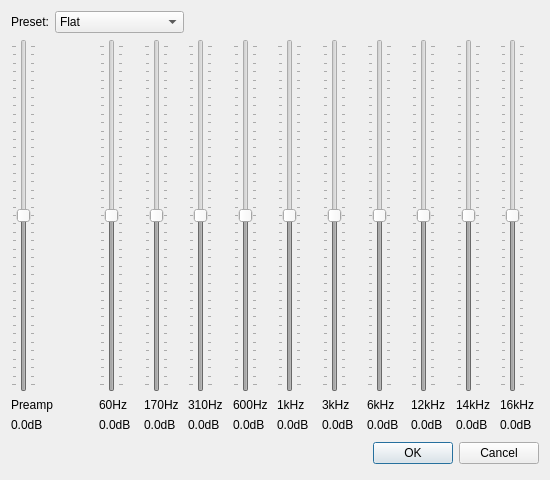
<?xml version="1.0" encoding="UTF-8"?>
<ui version="4.0">
 <class>equalizerDialog</class>
 <widget class="QDialog" name="equalizerDialog">
  <property name="geometry">
   <rect>
    <x>0</x>
    <y>0</y>
    <width>550</width>
    <height>480</height>
   </rect>
  </property>
  <property name="minimumSize">
   <size>
    <width>550</width>
    <height>320</height>
   </size>
  </property>
  <property name="maximumSize">
   <size>
    <width>550</width>
    <height>800</height>
   </size>
  </property>
  <property name="windowTitle">
   <string>Dialog</string>
  </property>
  <layout class="QGridLayout" name="gridLayout">
   <item row="0" column="0">
    <layout class="QHBoxLayout" name="horizontalLayout">
     <item>
      <widget class="QLabel" name="presetLabel">
       <property name="text">
        <string>Preset:</string>
       </property>
      </widget>
     </item>
     <item>
      <widget class="QComboBox" name="presetComboBox">
       <property name="cursor">
        <cursorShape>PointingHandCursor</cursorShape>
       </property>
       <item>
        <property name="text">
         <string>Flat</string>
        </property>
       </item>
       <item>
        <property name="text">
         <string>Classical</string>
        </property>
       </item>
       <item>
        <property name="text">
         <string>Club</string>
        </property>
       </item>
       <item>
        <property name="text">
         <string>Dance</string>
        </property>
       </item>
       <item>
        <property name="text">
         <string>Full Bass</string>
        </property>
       </item>
       <item>
        <property name="text">
         <string>Full Bass &amp; Treble</string>
        </property>
       </item>
       <item>
        <property name="text">
         <string>Full Treble</string>
        </property>
       </item>
       <item>
        <property name="text">
         <string>Headphones</string>
        </property>
       </item>
       <item>
        <property name="text">
         <string>Large Hall</string>
        </property>
       </item>
       <item>
        <property name="text">
         <string>Live</string>
        </property>
       </item>
       <item>
        <property name="text">
         <string>Party</string>
        </property>
       </item>
       <item>
        <property name="text">
         <string>Pop</string>
        </property>
       </item>
       <item>
        <property name="text">
         <string>Reggae</string>
        </property>
       </item>
       <item>
        <property name="text">
         <string>Rock</string>
        </property>
       </item>
       <item>
        <property name="text">
         <string>Ska</string>
        </property>
       </item>
       <item>
        <property name="text">
         <string>Soft</string>
        </property>
       </item>
       <item>
        <property name="text">
         <string>Soft Rock</string>
        </property>
       </item>
       <item>
        <property name="text">
         <string>Techno</string>
        </property>
       </item>
       <item>
        <property name="text">
         <string>Custom</string>
        </property>
       </item>
      </widget>
     </item>
     <item>
      <spacer name="horizontalSpacer">
       <property name="orientation">
        <enum>Qt::Orientation::Horizontal</enum>
       </property>
       <property name="sizeHint" stdset="0">
        <size>
         <width>40</width>
         <height>20</height>
        </size>
       </property>
      </spacer>
     </item>
    </layout>
   </item>
   <item row="1" column="0">
    <layout class="QHBoxLayout" name="horizontalLayout_2">
     <item>
      <layout class="QVBoxLayout" name="verticalLayout_10" stretch="0,0,0">
       <item>
        <widget class="QSlider" name="preampSlider">
         <property name="enabled">
          <bool>false</bool>
         </property>
         <property name="cursor">
          <cursorShape>PointingHandCursor</cursorShape>
         </property>
         <property name="minimum">
          <number>-200</number>
         </property>
         <property name="maximum">
          <number>200</number>
         </property>
         <property name="orientation">
          <enum>Qt::Orientation::Vertical</enum>
         </property>
         <property name="tickPosition">
          <enum>QSlider::TickPosition::TicksBothSides</enum>
         </property>
         <property name="tickInterval">
          <number>10</number>
         </property>
        </widget>
       </item>
       <item>
        <widget class="QLabel" name="preamplabel">
         <property name="text">
          <string>Preamp</string>
         </property>
        </widget>
       </item>
       <item>
        <widget class="QLabel" name="preampValueLabel">
         <property name="text">
          <string>0.0dB</string>
         </property>
        </widget>
       </item>
      </layout>
     </item>
     <item>
      <spacer name="horizontalSpacer_2">
       <property name="orientation">
        <enum>Qt::Orientation::Horizontal</enum>
       </property>
       <property name="sizeType">
        <enum>QSizePolicy::Policy::Minimum</enum>
       </property>
       <property name="sizeHint" stdset="0">
        <size>
         <width>40</width>
         <height>20</height>
        </size>
       </property>
      </spacer>
     </item>
     <item>
      <layout class="QVBoxLayout" name="verticalLayout">
       <item>
        <widget class="QSlider" name="hz60Slider">
         <property name="enabled">
          <bool>false</bool>
         </property>
         <property name="cursor">
          <cursorShape>PointingHandCursor</cursorShape>
         </property>
         <property name="minimum">
          <number>-200</number>
         </property>
         <property name="maximum">
          <number>200</number>
         </property>
         <property name="orientation">
          <enum>Qt::Orientation::Vertical</enum>
         </property>
         <property name="tickPosition">
          <enum>QSlider::TickPosition::TicksBothSides</enum>
         </property>
         <property name="tickInterval">
          <number>10</number>
         </property>
        </widget>
       </item>
       <item>
        <widget class="QLabel" name="hz60Label">
         <property name="text">
          <string>60Hz</string>
         </property>
        </widget>
       </item>
       <item>
        <widget class="QLabel" name="hz60ValueLabel">
         <property name="text">
          <string>0.0dB</string>
         </property>
        </widget>
       </item>
      </layout>
     </item>
     <item>
      <layout class="QVBoxLayout" name="verticalLayout_2">
       <item>
        <widget class="QSlider" name="hz170Slider">
         <property name="enabled">
          <bool>false</bool>
         </property>
         <property name="cursor">
          <cursorShape>PointingHandCursor</cursorShape>
         </property>
         <property name="minimum">
          <number>-200</number>
         </property>
         <property name="maximum">
          <number>200</number>
         </property>
         <property name="orientation">
          <enum>Qt::Orientation::Vertical</enum>
         </property>
         <property name="tickPosition">
          <enum>QSlider::TickPosition::TicksBothSides</enum>
         </property>
         <property name="tickInterval">
          <number>10</number>
         </property>
        </widget>
       </item>
       <item>
        <widget class="QLabel" name="hz170Label">
         <property name="text">
          <string>170Hz</string>
         </property>
        </widget>
       </item>
       <item>
        <widget class="QLabel" name="hz170ValueLabel">
         <property name="text">
          <string>0.0dB</string>
         </property>
        </widget>
       </item>
      </layout>
     </item>
     <item>
      <layout class="QVBoxLayout" name="verticalLayout_3">
       <item>
        <widget class="QSlider" name="hz310Slider">
         <property name="enabled">
          <bool>false</bool>
         </property>
         <property name="cursor">
          <cursorShape>PointingHandCursor</cursorShape>
         </property>
         <property name="minimum">
          <number>-200</number>
         </property>
         <property name="maximum">
          <number>200</number>
         </property>
         <property name="orientation">
          <enum>Qt::Orientation::Vertical</enum>
         </property>
         <property name="tickPosition">
          <enum>QSlider::TickPosition::TicksBothSides</enum>
         </property>
         <property name="tickInterval">
          <number>10</number>
         </property>
        </widget>
       </item>
       <item>
        <widget class="QLabel" name="hz310Label">
         <property name="text">
          <string>310Hz</string>
         </property>
        </widget>
       </item>
       <item>
        <widget class="QLabel" name="hz310ValueLabel">
         <property name="text">
          <string>0.0dB</string>
         </property>
        </widget>
       </item>
      </layout>
     </item>
     <item>
      <layout class="QVBoxLayout" name="verticalLayout_4">
       <item>
        <widget class="QSlider" name="hz600Slider">
         <property name="enabled">
          <bool>false</bool>
         </property>
         <property name="cursor">
          <cursorShape>PointingHandCursor</cursorShape>
         </property>
         <property name="minimum">
          <number>-200</number>
         </property>
         <property name="maximum">
          <number>200</number>
         </property>
         <property name="orientation">
          <enum>Qt::Orientation::Vertical</enum>
         </property>
         <property name="tickPosition">
          <enum>QSlider::TickPosition::TicksBothSides</enum>
         </property>
         <property name="tickInterval">
          <number>10</number>
         </property>
        </widget>
       </item>
       <item>
        <widget class="QLabel" name="hz600Label">
         <property name="text">
          <string>600Hz</string>
         </property>
        </widget>
       </item>
       <item>
        <widget class="QLabel" name="hz600ValueLabel">
         <property name="text">
          <string>0.0dB</string>
         </property>
        </widget>
       </item>
      </layout>
     </item>
     <item>
      <layout class="QVBoxLayout" name="verticalLayout_5">
       <item>
        <widget class="QSlider" name="hz1kSlider">
         <property name="enabled">
          <bool>false</bool>
         </property>
         <property name="cursor">
          <cursorShape>PointingHandCursor</cursorShape>
         </property>
         <property name="minimum">
          <number>-200</number>
         </property>
         <property name="maximum">
          <number>200</number>
         </property>
         <property name="orientation">
          <enum>Qt::Orientation::Vertical</enum>
         </property>
         <property name="tickPosition">
          <enum>QSlider::TickPosition::TicksBothSides</enum>
         </property>
         <property name="tickInterval">
          <number>10</number>
         </property>
        </widget>
       </item>
       <item>
        <widget class="QLabel" name="hz1kLabel">
         <property name="text">
          <string>1kHz</string>
         </property>
        </widget>
       </item>
       <item>
        <widget class="QLabel" name="hz1kValueLabel">
         <property name="text">
          <string>0.0dB</string>
         </property>
        </widget>
       </item>
      </layout>
     </item>
     <item>
      <layout class="QVBoxLayout" name="verticalLayout_6">
       <item>
        <widget class="QSlider" name="hz3kSlider">
         <property name="enabled">
          <bool>false</bool>
         </property>
         <property name="cursor">
          <cursorShape>PointingHandCursor</cursorShape>
         </property>
         <property name="minimum">
          <number>-200</number>
         </property>
         <property name="maximum">
          <number>200</number>
         </property>
         <property name="orientation">
          <enum>Qt::Orientation::Vertical</enum>
         </property>
         <property name="tickPosition">
          <enum>QSlider::TickPosition::TicksBothSides</enum>
         </property>
         <property name="tickInterval">
          <number>10</number>
         </property>
        </widget>
       </item>
       <item>
        <widget class="QLabel" name="hz3kLabel">
         <property name="text">
          <string>3kHz</string>
         </property>
        </widget>
       </item>
       <item>
        <widget class="QLabel" name="hz3kValueLabel">
         <property name="text">
          <string>0.0dB</string>
         </property>
        </widget>
       </item>
      </layout>
     </item>
     <item>
      <layout class="QVBoxLayout" name="verticalLayout_7">
       <item>
        <widget class="QSlider" name="hz6kSlider">
         <property name="enabled">
          <bool>false</bool>
         </property>
         <property name="cursor">
          <cursorShape>PointingHandCursor</cursorShape>
         </property>
         <property name="minimum">
          <number>-200</number>
         </property>
         <property name="maximum">
          <number>200</number>
         </property>
         <property name="orientation">
          <enum>Qt::Orientation::Vertical</enum>
         </property>
         <property name="tickPosition">
          <enum>QSlider::TickPosition::TicksBothSides</enum>
         </property>
         <property name="tickInterval">
          <number>10</number>
         </property>
        </widget>
       </item>
       <item>
        <widget class="QLabel" name="hz6kLabel">
         <property name="text">
          <string>6kHz</string>
         </property>
        </widget>
       </item>
       <item>
        <widget class="QLabel" name="hz6kValueLabel">
         <property name="text">
          <string>0.0dB</string>
         </property>
        </widget>
       </item>
      </layout>
     </item>
     <item>
      <layout class="QVBoxLayout" name="verticalLayout_8">
       <item>
        <widget class="QSlider" name="hz12kSlider">
         <property name="enabled">
          <bool>false</bool>
         </property>
         <property name="cursor">
          <cursorShape>PointingHandCursor</cursorShape>
         </property>
         <property name="minimum">
          <number>-200</number>
         </property>
         <property name="maximum">
          <number>200</number>
         </property>
         <property name="orientation">
          <enum>Qt::Orientation::Vertical</enum>
         </property>
         <property name="tickPosition">
          <enum>QSlider::TickPosition::TicksBothSides</enum>
         </property>
         <property name="tickInterval">
          <number>10</number>
         </property>
        </widget>
       </item>
       <item>
        <widget class="QLabel" name="hz12kLabel">
         <property name="text">
          <string>12kHz</string>
         </property>
        </widget>
       </item>
       <item>
        <widget class="QLabel" name="hz12kValueLabel">
         <property name="text">
          <string>0.0dB</string>
         </property>
        </widget>
       </item>
      </layout>
     </item>
     <item>
      <layout class="QVBoxLayout" name="verticalLayout_9">
       <item>
        <widget class="QSlider" name="hz14kSlider">
         <property name="enabled">
          <bool>false</bool>
         </property>
         <property name="cursor">
          <cursorShape>PointingHandCursor</cursorShape>
         </property>
         <property name="minimum">
          <number>-200</number>
         </property>
         <property name="maximum">
          <number>200</number>
         </property>
         <property name="singleStep">
          <number>1</number>
         </property>
         <property name="pageStep">
          <number>10</number>
         </property>
         <property name="orientation">
          <enum>Qt::Orientation::Vertical</enum>
         </property>
         <property name="tickPosition">
          <enum>QSlider::TickPosition::TicksBothSides</enum>
         </property>
         <property name="tickInterval">
          <number>10</number>
         </property>
        </widget>
       </item>
       <item>
        <widget class="QLabel" name="hz14kLabel">
         <property name="text">
          <string>14kHz</string>
         </property>
        </widget>
       </item>
       <item>
        <widget class="QLabel" name="hz14kValueLabel">
         <property name="text">
          <string>0.0dB</string>
         </property>
        </widget>
       </item>
      </layout>
     </item>
     <item>
      <layout class="QVBoxLayout" name="verticalLayout_11">
       <item>
        <widget class="QSlider" name="hz16kSlider">
         <property name="enabled">
          <bool>false</bool>
         </property>
         <property name="minimum">
          <number>-200</number>
         </property>
         <property name="maximum">
          <number>200</number>
         </property>
         <property name="value">
          <number>0</number>
         </property>
         <property name="orientation">
          <enum>Qt::Orientation::Vertical</enum>
         </property>
         <property name="tickPosition">
          <enum>QSlider::TickPosition::TicksBothSides</enum>
         </property>
         <property name="tickInterval">
          <number>10</number>
         </property>
        </widget>
       </item>
       <item>
        <widget class="QLabel" name="hz16kLabel">
         <property name="text">
          <string>16kHz</string>
         </property>
        </widget>
       </item>
       <item>
        <widget class="QLabel" name="hz16kValueLabel">
         <property name="text">
          <string>0.0dB</string>
         </property>
        </widget>
       </item>
      </layout>
     </item>
    </layout>
   </item>
   <item row="2" column="0">
    <layout class="QHBoxLayout">
     <property name="spacing">
      <number>6</number>
     </property>
     <item>
      <spacer>
       <property name="orientation">
        <enum>Qt::Orientation::Horizontal</enum>
       </property>
       <property name="sizeHint" stdset="0">
        <size>
         <width>131</width>
         <height>31</height>
        </size>
       </property>
      </spacer>
     </item>
     <item>
      <widget class="QPushButton" name="okButton">
       <property name="cursor">
        <cursorShape>PointingHandCursor</cursorShape>
       </property>
       <property name="text">
        <string>OK</string>
       </property>
      </widget>
     </item>
     <item>
      <widget class="QPushButton" name="cancelButton">
       <property name="cursor">
        <cursorShape>PointingHandCursor</cursorShape>
       </property>
       <property name="text">
        <string>Cancel</string>
       </property>
      </widget>
     </item>
    </layout>
   </item>
  </layout>
 </widget>
 <resources/>
 <connections>
  <connection>
   <sender>okButton</sender>
   <signal>clicked()</signal>
   <receiver>equalizerDialog</receiver>
   <slot>accept()</slot>
   <hints>
    <hint type="sourcelabel">
     <x>412</x>
     <y>436</y>
    </hint>
    <hint type="destinationlabel">
     <x>257</x>
     <y>327</y>
    </hint>
   </hints>
  </connection>
  <connection>
   <sender>cancelButton</sender>
   <signal>clicked()</signal>
   <receiver>equalizerDialog</receiver>
   <slot>reject()</slot>
   <hints>
    <hint type="sourcelabel">
     <x>499</x>
     <y>436</y>
    </hint>
    <hint type="destinationlabel">
     <x>432</x>
     <y>342</y>
    </hint>
   </hints>
  </connection>
 </connections>
</ui>
